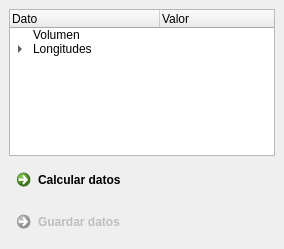
<?xml version="1.0" encoding="UTF-8"?>
<ui version="4.0">
 <class>DockWidget</class>
 <widget class="QDockWidget" name="DockWidget">
  <property name="geometry">
   <rect>
    <x>0</x>
    <y>0</y>
    <width>284</width>
    <height>249</height>
   </rect>
  </property>
  <property name="floating">
   <bool>true</bool>
  </property>
  <property name="allowedAreas">
   <set>Qt::LeftDockWidgetArea|Qt::RightDockWidgetArea</set>
  </property>
  <property name="windowTitle">
   <string>Datos de la segmentación</string>
  </property>
  <widget class="QWidget" name="dockWidgetContents">
   <layout class="QVBoxLayout" name="verticalLayout">
    <item>
     <widget class="QTreeWidget" name="data">
      <attribute name="headerDefaultSectionSize">
       <number>150</number>
      </attribute>
      <attribute name="headerHighlightSections">
       <bool>false</bool>
      </attribute>
      <column>
       <property name="text">
        <string>Dato</string>
       </property>
      </column>
      <column>
       <property name="text">
        <string>Valor</string>
       </property>
      </column>
      <item>
       <property name="text">
        <string>Volumen</string>
       </property>
      </item>
      <item>
       <property name="text">
        <string>Longitudes</string>
       </property>
       <item>
        <property name="text">
         <string>Longitud eje X</string>
        </property>
        <item>
         <property name="text">
          <string>Coordenada inicial X</string>
         </property>
        </item>
        <item>
         <property name="text">
          <string>Coordenada final X</string>
         </property>
        </item>
       </item>
       <item>
        <property name="text">
         <string>Longitud eje Y</string>
        </property>
        <item>
         <property name="text">
          <string>Coordenada inicial Y</string>
         </property>
        </item>
        <item>
         <property name="text">
          <string>Coordenada final Y</string>
         </property>
        </item>
       </item>
       <item>
        <property name="text">
         <string>Longitud eje Z</string>
        </property>
        <item>
         <property name="text">
          <string>Coordenada inicial Z</string>
         </property>
        </item>
        <item>
         <property name="text">
          <string>Coordenada final Z</string>
         </property>
        </item>
       </item>
      </item>
     </widget>
    </item>
    <item>
     <layout class="QVBoxLayout" name="verticalLayout_2">
      <item>
       <widget class="QCommandLinkButton" name="calculate">
        <property name="text">
         <string>Calcular datos</string>
        </property>
       </widget>
      </item>
     </layout>
    </item>
    <item>
     <widget class="QCommandLinkButton" name="save">
      <property name="enabled">
       <bool>false</bool>
      </property>
      <property name="text">
       <string>Guardar datos</string>
      </property>
     </widget>
    </item>
   </layout>
  </widget>
 </widget>
 <resources/>
 <connections/>
</ui>
